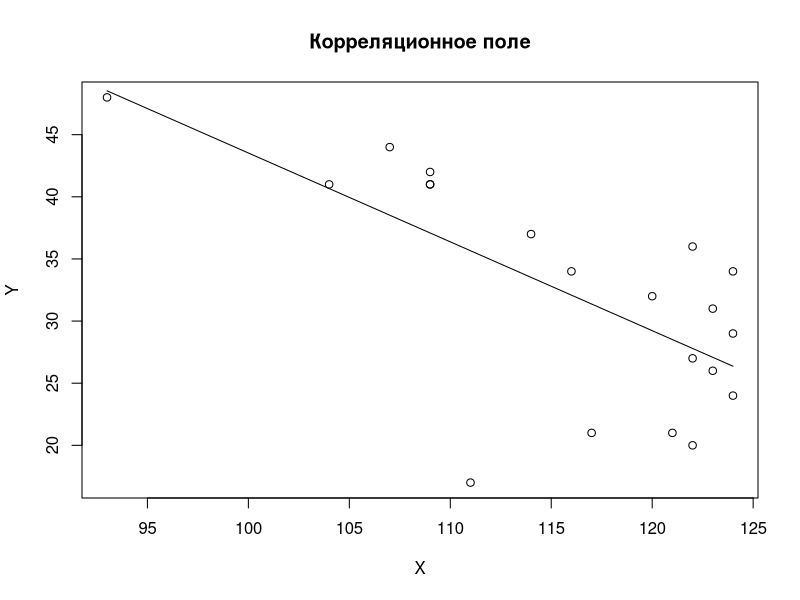

This figure's R source:
dat=read.table("data.txt")
dat
plot(dat,type="p",main="Корреляционное поле",xlab="X",ylab="Y")

disp <- var (dat[,1])
sigma <- sqrt (disp)
sr <- mean (dat[,1])

gr1 <- subset (dat[,1], (dat[,1] >= (sr-sigma)) & (dat[,1] <= (sr+sigma)))
gr2 <- subset (dat[,1], (dat[,1] >= (sr-2*sigma)) & (dat[,1] <= (sr+2*sigma)))
gr3 <- subset (dat[,1], (dat[,1] >= (sr-3*sigma)) & (dat[,1] <= (sr+3*sigma)))

table2 <- matrix (0, 3, 5)

table2[1:3,1] <- c (sr-sigma, sr-2*sigma, sr-3*sigma)
table2[1:3,2] <- c (sr+sigma, sr+2*sigma, sr+3*sigma)
table2[1:3,3] <- c (length (gr1), length (gr2), length(gr3))
table2[1:3,4] <- table2[1:3,3]/length (dat[,1]) * 100
table2[1:3,5] <- c (68.3, 95.4, 99.7)

table2

range <- max (dat[,1]) - min (dat[,1])
k <- 1 + floor (log (length (dat[,1]), 2))       #number of groups
h <- range / k                                   #interval length

sorted <- sort (dat[,1])

table3 <- matrix (0, k, 3)

for (i in 0:(k-1)) {
  l <- sorted[1] + i * h
  r <- sorted[1] + (i + 1) * h
  gr <- subset (dat[,2], dat[,1]>=l & (dat[,1] < r | i == k - 1 & dat[,1] <= r))
  table3[i+1, 1:3] <- c(length (gr), sum (gr), mean (gr))
}

table3

v <- length(dat[,1]) - 2                          # число степеней свободы
corcof <- cor(dat[,1], dat[,2])                   # коэффициент корреляции
t <- abs (corcof) * sqrt (v / (1 - corcof ^2))    # значимость корреляции

corcof
t
lm (dat[,2]~dat[,1])     # basic linear model

n <- length(dat[,1])
b <- ( sum(dat[,1])*sum(dat[,2])/n - sum(dat[,1]*dat[,2]) ) / (sum(dat[,1])^2/n-sum(dat[,1]*dat[,1]))
b
a<-mean(dat[,2])-b*mean(dat[,1])
a

lines(dat[,1],a+b*dat[,1])
